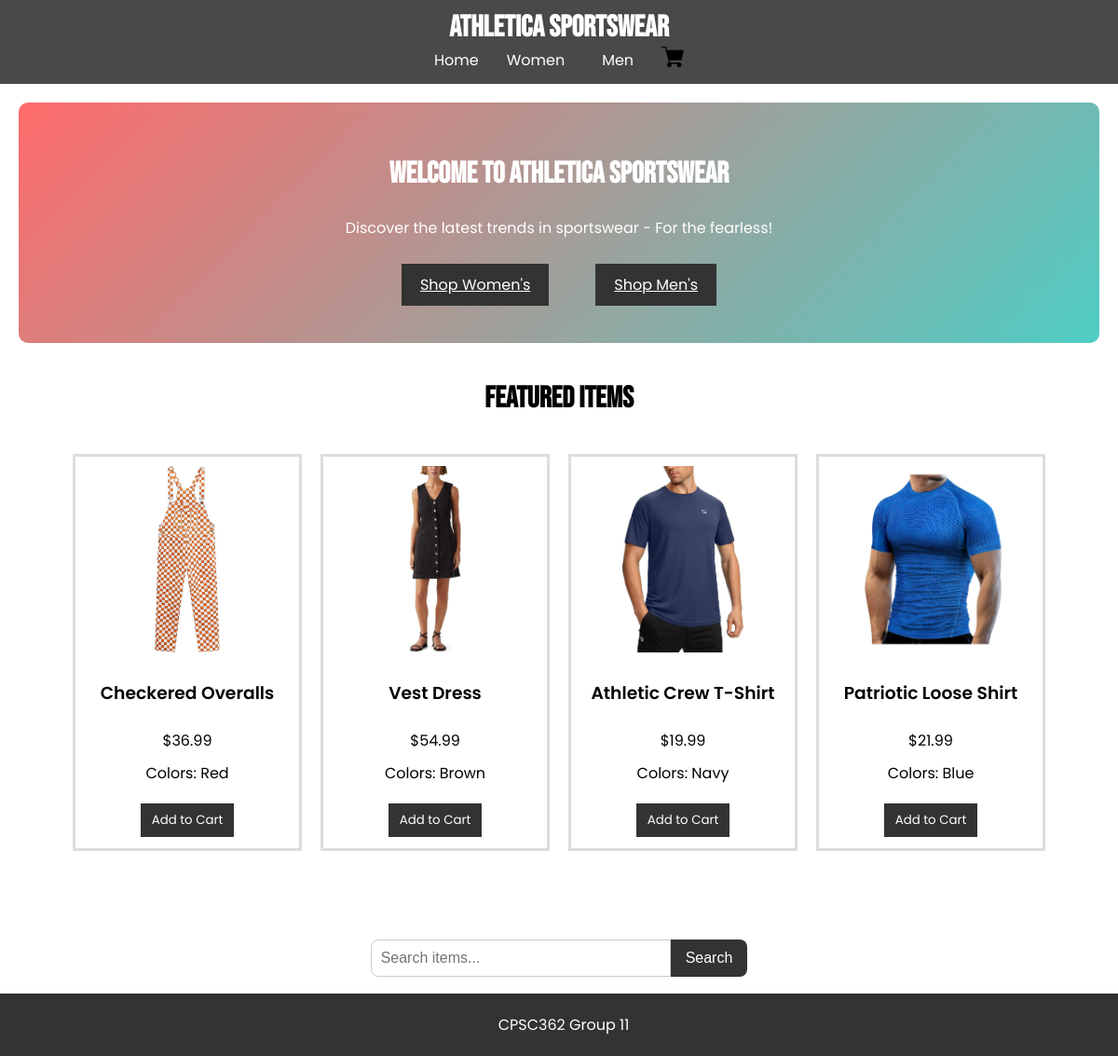
The page / on the database its author committed.
### tables this page shows
CREATE TABLE items
                    (id TEXT PRIMARY KEY,
                    name TEXT NOT NULL,
                    category TEXT NOT NULL,
                    subcategory TEXT NOT NULL,
                    price REAL NOT NULL,
                    image TEXT,
                    color TEXT);

### app.py (the view)
@app.route('/')
def home():
    with sqlite3.connect(DB_PATH) as con:
        cur = con.cursor()
        cur.execute("SELECT * FROM items WHERE category = 'Women' LIMIT 2")
        women_items = cur.fetchall()
        cur.execute("SELECT * FROM items WHERE category = 'Men' LIMIT 2")
        men_items = cur.fetchall()
        featured_items = women_items + men_items
    return render_template("home.html", featured_items=featured_items)

### templates/home.html (shortened to what this page needs)
{% extends "base.html" %}
{% block content %}
    <section class="home">
        <h2>Welcome to Athletica Sportswear</h2>
        <p>Discover the latest trends in sportswear - For the fearless!</p>
        <div class="home-buttons">
            <a href="{{ url_for('women_clothing') }}" class="cta-button">Shop Women's</a>
            <a href="{{ url_for('men_clothing') }}" class="cta-button">Shop Men's</a>
        </div>
    </section>
    <section class="featured">
        <h2>Featured Items</h2>
        <div class="items">
            {% for item in featured_items %}
                <div class="item">
                    <img src="{{ url_for('static', filename='images/' + item[5]) }}" alt="{{ item[1] }}">
                    <h3>{{ item[1] }}</h3>
                    <p>${{ "%.2f" % item[4] }}</p>
                    <p class="colors">Colors: {{ item[6] }}</p>
                    <form method="POST" action="{{ url_for('add_to_cart') }}">
                        <button type="submit" class="add-to-cart">Add to Cart</button>
                    </form>
                </div>
            {% else %}
                <p>No featured items available.</p>
            {% endfor %}
        </div>
    </section>
{% endblock %}

### static/css/style.css (style rules this page uses)
body { font-family: 'Poppins', sans-serif; font-weight: 400; margin: 0; padding: 0; }
h2 { font-family: 'Bebas Neue', sans-serif; font-size: 2em; font-weight: 700; }
h3 { font-family: 'Poppins', sans-serif; font-weight: 600; }
form { margin: 10px 0; }
form input, form select, form button { margin: 5px 0; padding: 5px; }
.items { display: flex; margin-bottom: 40px; flex-wrap: wrap; gap: 20px; justify-content: center; padding: 20px; }
.item { border: .2em solid #ddd; padding: 10px; width: 220px; text-align: center; height: 400px; flex-direction: column; display: flex; }
.item p { font-family: 'Poppins', sans-serif; margin: 5px 0px; }
.item img { max-width: 100%; max-height: 200px; object-fit: contain; display: block; margin: 0 auto 10px auto; flex-shrink: 0; }
.add-to-cart { font-family: 'Poppins', sans-serif; background-color: #333; color: white; border: none; padding: 8px 12px; cursor: pointer; margin-bottom: 10px; }
.home { background: linear-gradient(135deg, #ff6b6b, #4ecdc4); color: white; text-align: center; padding: 30px 10px; border-radius: 10px; margin-bottom: 10px; }
.home-buttons { display: flex; justify-content: center; gap: 40px; }
.cta-button { font-family: 'Poppins', sans-serif; text-align: right; background-color: #333; color: white; border: none; padding: 10px 20px; margin: 10px 5px; cursor: pointer; float: right; }
.featured { margin: 40px 0; }
.featured h2 { text-align: center; margin-bottom: 20px; }

### rows shown on the page
items: image (picture), name "Checkered Overalls", price "36.99", color "Red"
items: image (picture), name "Vest Dress", price "54.99", color "Brown"
items: image (picture), name "Athletic Crew T-Shirt", price "19.99", color "Navy"
items: image (picture), name "Patriotic Loose Shirt", price "21.99", color "Blue"
